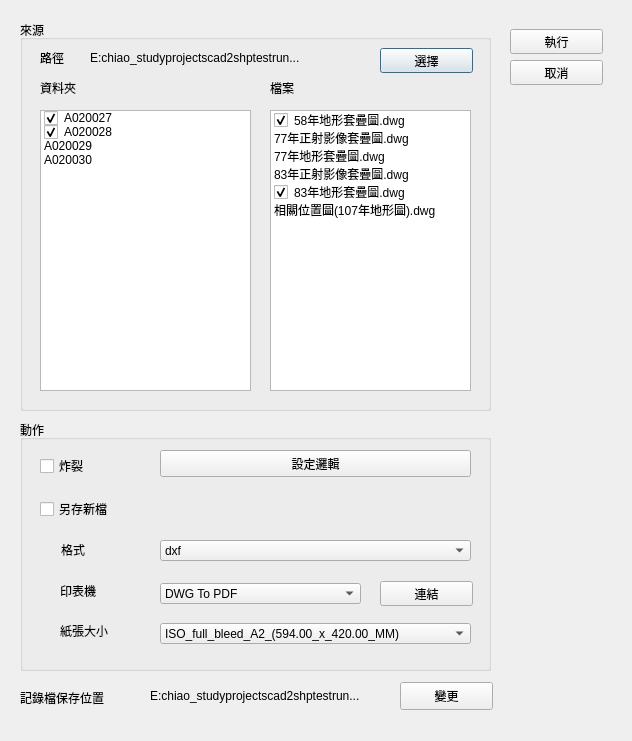
<?xml version="1.0" encoding="UTF-8"?>
<ui version="4.0">
 <class>Dialog</class>
 <widget class="QDialog" name="Dialog">
  <property name="geometry">
   <rect>
    <x>0</x>
    <y>0</y>
    <width>632</width>
    <height>741</height>
   </rect>
  </property>
  <property name="windowTitle">
   <string>CAD批次作業</string>
  </property>
  <property name="modal">
   <bool>false</bool>
  </property>
  <widget class="QGroupBox" name="groupBox">
   <property name="geometry">
    <rect>
     <x>20</x>
     <y>20</y>
     <width>471</width>
     <height>391</height>
    </rect>
   </property>
   <property name="title">
    <string>來源</string>
   </property>
   <widget class="QLabel" name="label">
    <property name="geometry">
     <rect>
      <x>20</x>
      <y>30</y>
      <width>58</width>
      <height>16</height>
     </rect>
    </property>
    <property name="text">
     <string>路徑</string>
    </property>
   </widget>
   <widget class="QLabel" name="label_2">
    <property name="geometry">
     <rect>
      <x>250</x>
      <y>60</y>
      <width>121</width>
      <height>16</height>
     </rect>
    </property>
    <property name="text">
     <string>檔案</string>
    </property>
   </widget>
   <widget class="QLabel" name="label_3">
    <property name="geometry">
     <rect>
      <x>20</x>
      <y>60</y>
      <width>58</width>
      <height>16</height>
     </rect>
    </property>
    <property name="text">
     <string/>
    </property>
   </widget>
   <widget class="QLabel" name="label_4">
    <property name="geometry">
     <rect>
      <x>20</x>
      <y>60</y>
      <width>81</width>
      <height>16</height>
     </rect>
    </property>
    <property name="text">
     <string>資料夾</string>
    </property>
   </widget>
   <widget class="QListWidget" name="listWidget">
    <property name="geometry">
     <rect>
      <x>250</x>
      <y>90</y>
      <width>201</width>
      <height>281</height>
     </rect>
    </property>
    <item>
     <property name="text">
      <string>58年地形套疊圖.dwg</string>
     </property>
     <property name="checkState">
      <enum>Checked</enum>
     </property>
    </item>
    <item>
     <property name="text">
      <string>77年正射影像套疊圖.dwg</string>
     </property>
    </item>
    <item>
     <property name="text">
      <string>77年地形套疊圖.dwg</string>
     </property>
    </item>
    <item>
     <property name="text">
      <string>83年正射影像套疊圖.dwg</string>
     </property>
    </item>
    <item>
     <property name="text">
      <string>83年地形套疊圖.dwg</string>
     </property>
     <property name="checkState">
      <enum>Checked</enum>
     </property>
    </item>
    <item>
     <property name="text">
      <string>相關位置圖(107年地形圖).dwg</string>
     </property>
    </item>
   </widget>
   <widget class="QLabel" name="label_5">
    <property name="geometry">
     <rect>
      <x>70</x>
      <y>30</y>
      <width>219</width>
      <height>15</height>
     </rect>
    </property>
    <property name="text">
     <string>E:chiao_studyprojectscad2shptestrun...</string>
    </property>
   </widget>
   <widget class="QListWidget" name="listWidget_2">
    <property name="geometry">
     <rect>
      <x>20</x>
      <y>90</y>
      <width>211</width>
      <height>281</height>
     </rect>
    </property>
    <item>
     <property name="text">
      <string>A020027</string>
     </property>
     <property name="checkState">
      <enum>Checked</enum>
     </property>
    </item>
    <item>
     <property name="text">
      <string>A020028</string>
     </property>
     <property name="checkState">
      <enum>Checked</enum>
     </property>
    </item>
    <item>
     <property name="text">
      <string>A020029</string>
     </property>
    </item>
    <item>
     <property name="text">
      <string>A020030</string>
     </property>
    </item>
   </widget>
   <widget class="QPushButton" name="pushButton_6">
    <property name="geometry">
     <rect>
      <x>360</x>
      <y>28</y>
      <width>93</width>
      <height>25</height>
     </rect>
    </property>
    <property name="text">
     <string>選擇</string>
    </property>
   </widget>
  </widget>
  <widget class="QPushButton" name="pushButton_2">
   <property name="geometry">
    <rect>
     <x>510</x>
     <y>29</y>
     <width>93</width>
     <height>25</height>
    </rect>
   </property>
   <property name="text">
    <string>執行</string>
   </property>
  </widget>
  <widget class="QPushButton" name="pushButton_3">
   <property name="geometry">
    <rect>
     <x>510</x>
     <y>60</y>
     <width>93</width>
     <height>25</height>
    </rect>
   </property>
   <property name="text">
    <string>取消</string>
   </property>
  </widget>
  <widget class="QGroupBox" name="groupBox_2">
   <property name="geometry">
    <rect>
     <x>20</x>
     <y>420</y>
     <width>471</width>
     <height>251</height>
    </rect>
   </property>
   <property name="title">
    <string>動作</string>
   </property>
   <widget class="QCheckBox" name="checkBox">
    <property name="geometry">
     <rect>
      <x>20</x>
      <y>37</y>
      <width>85</width>
      <height>18</height>
     </rect>
    </property>
    <property name="text">
     <string>炸裂</string>
    </property>
   </widget>
   <widget class="QPushButton" name="pushButton_4">
    <property name="geometry">
     <rect>
      <x>140</x>
      <y>30</y>
      <width>311</width>
      <height>27</height>
     </rect>
    </property>
    <property name="text">
     <string>設定邏輯</string>
    </property>
   </widget>
   <widget class="QComboBox" name="comboBox_5">
    <property name="geometry">
     <rect>
      <x>140</x>
      <y>203</y>
      <width>311</width>
      <height>21</height>
     </rect>
    </property>
    <item>
     <property name="text">
      <string>ISO_full_bleed_A2_(594.00_x_420.00_MM)</string>
     </property>
    </item>
   </widget>
   <widget class="QLabel" name="label_11">
    <property name="geometry">
     <rect>
      <x>40</x>
      <y>203</y>
      <width>91</width>
      <height>16</height>
     </rect>
    </property>
    <property name="text">
     <string>紙張大小</string>
    </property>
   </widget>
   <widget class="QComboBox" name="comboBox_3">
    <property name="geometry">
     <rect>
      <x>140</x>
      <y>120</y>
      <width>311</width>
      <height>21</height>
     </rect>
    </property>
    <item>
     <property name="text">
      <string>dxf</string>
     </property>
    </item>
    <item>
     <property name="text">
      <string>pdf</string>
     </property>
    </item>
    <item>
     <property name="text">
      <string>tiff</string>
     </property>
    </item>
    <item>
     <property name="text">
      <string>jpg</string>
     </property>
    </item>
   </widget>
   <widget class="QComboBox" name="comboBox_4">
    <property name="geometry">
     <rect>
      <x>140</x>
      <y>163</y>
      <width>201</width>
      <height>21</height>
     </rect>
    </property>
    <item>
     <property name="text">
      <string>DWG To PDF</string>
     </property>
    </item>
    <item>
     <property name="text">
      <string>DWG To TIFF6</string>
     </property>
    </item>
    <item>
     <property name="text">
      <string>PublishToWeb JPG</string>
     </property>
    </item>
   </widget>
   <widget class="QLabel" name="label_10">
    <property name="geometry">
     <rect>
      <x>40</x>
      <y>163</y>
      <width>91</width>
      <height>16</height>
     </rect>
    </property>
    <property name="text">
     <string>印表機</string>
    </property>
   </widget>
   <widget class="QCheckBox" name="checkBox_2">
    <property name="geometry">
     <rect>
      <x>20</x>
      <y>80</y>
      <width>85</width>
      <height>18</height>
     </rect>
    </property>
    <property name="text">
     <string>另存新檔</string>
    </property>
   </widget>
   <widget class="QLabel" name="label_12">
    <property name="geometry">
     <rect>
      <x>41</x>
      <y>122</y>
      <width>91</width>
      <height>16</height>
     </rect>
    </property>
    <property name="text">
     <string>格式</string>
    </property>
   </widget>
   <widget class="QPushButton" name="pushButton_7">
    <property name="geometry">
     <rect>
      <x>360</x>
      <y>161</y>
      <width>93</width>
      <height>25</height>
     </rect>
    </property>
    <property name="text">
     <string>連結</string>
    </property>
   </widget>
  </widget>
  <widget class="QLabel" name="label_8">
   <property name="geometry">
    <rect>
     <x>150</x>
     <y>688</y>
     <width>219</width>
     <height>15</height>
    </rect>
   </property>
   <property name="text">
    <string>E:chiao_studyprojectscad2shptestrun...</string>
   </property>
  </widget>
  <widget class="QLabel" name="label_7">
   <property name="geometry">
    <rect>
     <x>20</x>
     <y>690</y>
     <width>105</width>
     <height>15</height>
    </rect>
   </property>
   <property name="text">
    <string>記錄檔保存位置</string>
   </property>
  </widget>
  <widget class="QPushButton" name="pushButton_5">
   <property name="geometry">
    <rect>
     <x>400</x>
     <y>682</y>
     <width>93</width>
     <height>28</height>
    </rect>
   </property>
   <property name="text">
    <string>變更</string>
   </property>
  </widget>
 </widget>
 <resources/>
 <connections/>
</ui>
